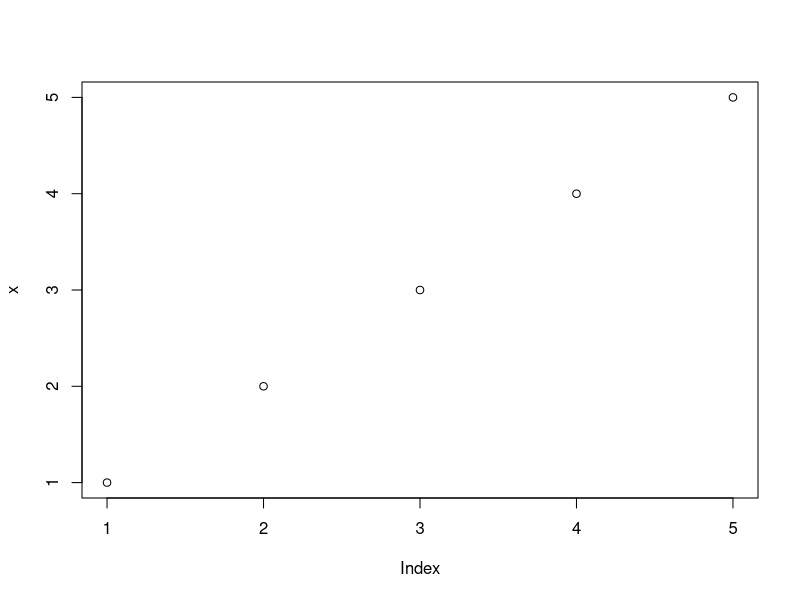
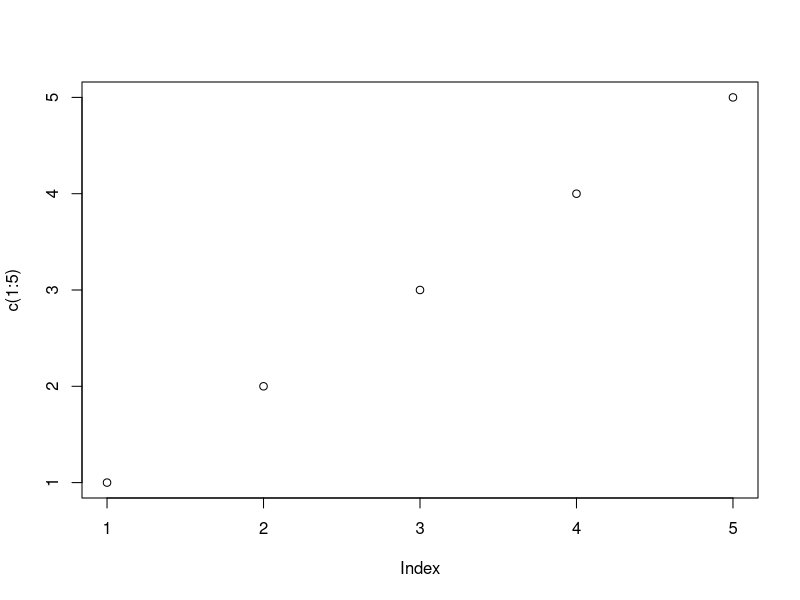
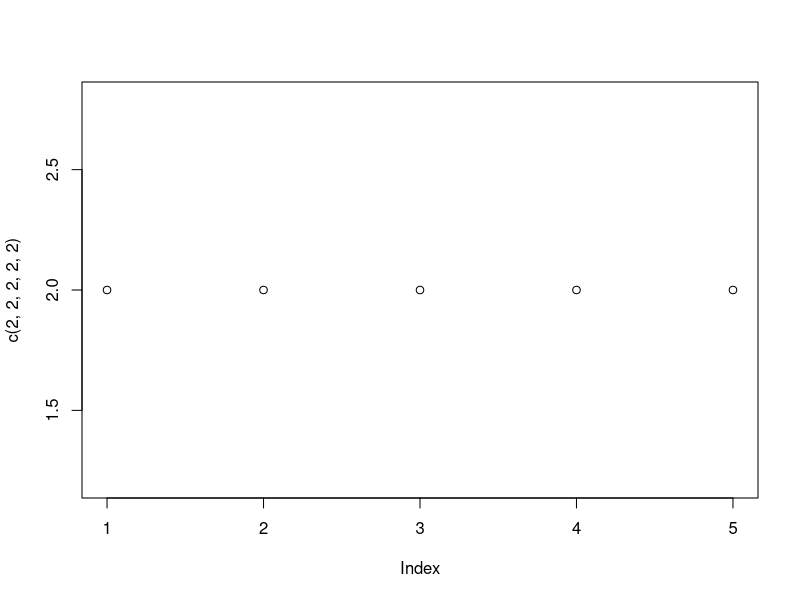
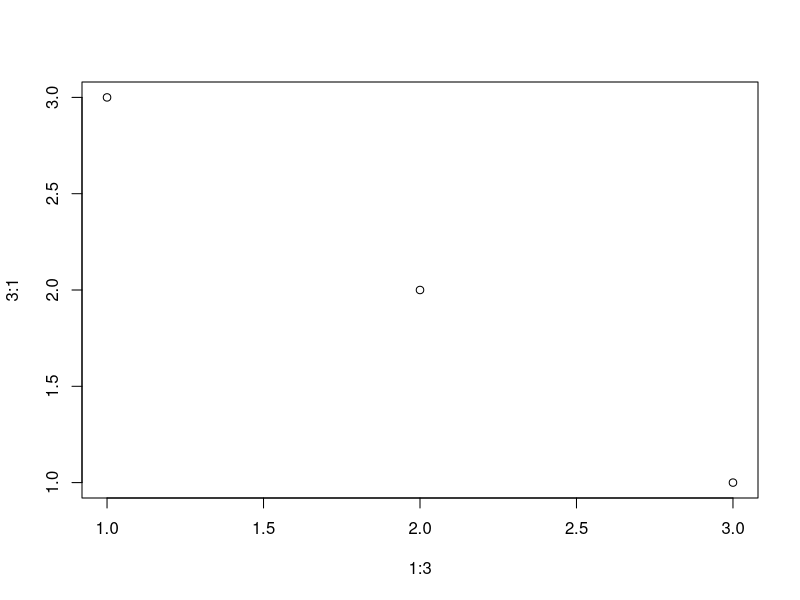
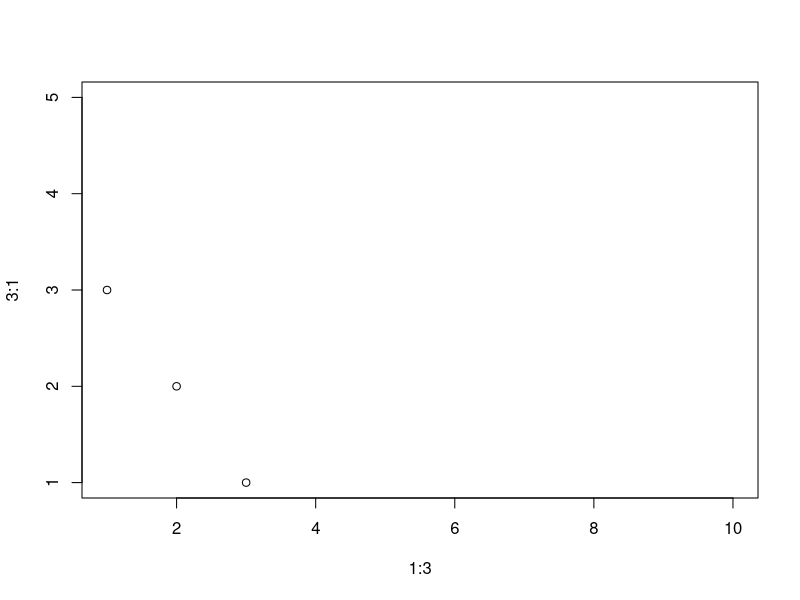
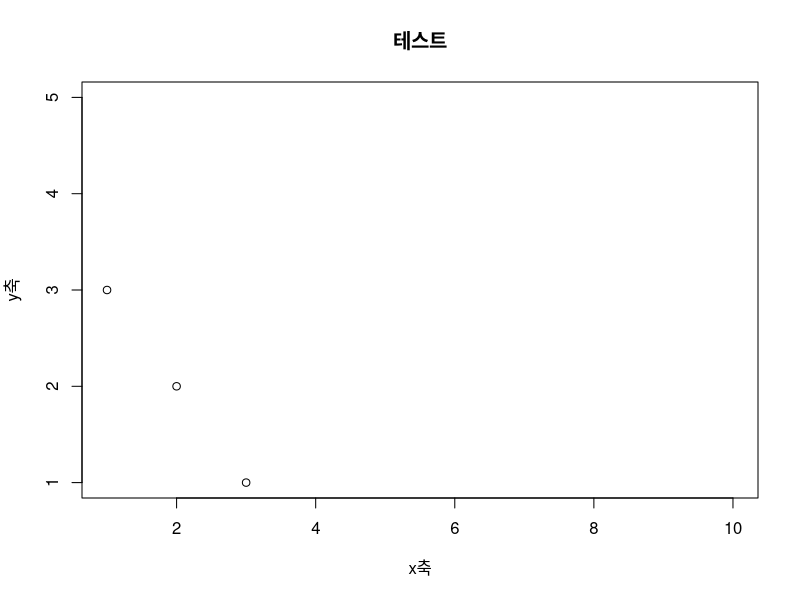
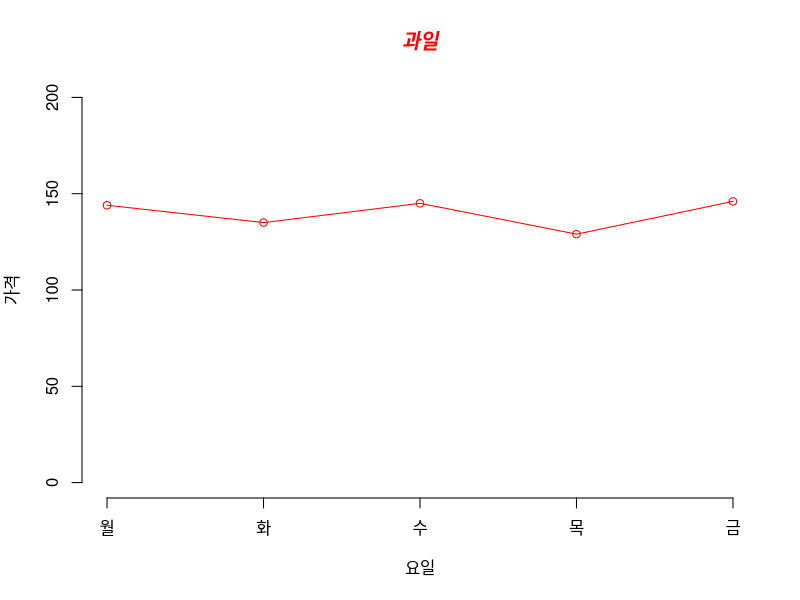

Reproduce these figures in R, in order. (Note: this script raises an error after producing the figures.)
# 그래프 종류 
# 데카르트 방식: plot(x,y)
# 수식기반 형식: plot(x~y)

x <- c(1:5)
x
plot(x)
plot(c(1:5))
plot(c(2,2,2,2,2)) # 하나면 x는 1씩 증가, y는 벡터의 값 
plot(1:3,3:1) ## 두개면 앞은 x, 뒤 y 
plot
plot(1:3,3:1,xlim = c(1,10),ylim = c(1,5)) ### xlim (최소값, 최대값)
plot(1:3,3:1,
     xlim = c(1,10),ylim = c(1,5),
     xlab = "x축",
     ylab = "y축",
     main = "테스트"
     )
# type="p" 점 (디폴트)
# type="l" 선, b점과선, cb에서 점생략 
# o 점과선 중첩,h점에서 x축까지 수직 
# 라인타입
# lty=0, lty="blank" 투명선
# lty=1, lty="solid" 실선 
# lty=3, lty="dotted" 점선 
# 색깔 
# col = "red"
# 배경색은 bg="yellow"
# 선의 굵기 lwd="2"
# 점이나 문자의 굵기 cex="3"

target <- round(runif(5,100,150),0)
plot(target,
     type = "o",
     col = 'red',
     ylim = c(0,200),
     axes = F,  # hide x,y축 
     ann = F # x,y 축에  no title 
     )
axis(
  1,  # x축 
  at=1:5,
  lab=c("월","화","수","목","금")
)
axis(
  2, # y축 
  ylim = c(0,200)
)
title(
  main = "과일",
  col.main="red",
  font.main=4
)
title(
  xlab = "요일",
  col.lab = "black",
)
title(
  ylab = "가격",
  col.lab = "black"
)

## multi graph
## par(mflow = c(nr,nc)) 
## nr = number of row
## nc = number of col

target <- round(runif(5,100,150),0)
par(mfrow = c(1,3))
plot(target,type = "o",  # 선+점 
     target,type = "s",  # 계단식 
     target,type = "l")  # 꺽은선 


target <- round(runif(5,100,150),0)
par(mfrow=c(1,3))
pie(target)
plot(target,type="o")
barplot(target)

par(mfrow=c(1,1))
t1 <- c(1:4)
t2 <- c(5:1)
t3 <- c(3,4,5,6,7)
plot(
  t1,type = "s", col="red",ylim = c(1,5)
)
par(new=T)
plot(
  t2,type="o",col="blue",ylim = c(1,5)
)
par(new=T)
plot(
  t3,type="l",col="green"
)



# legend 예제


par(mfrow=c(1,1))
t1 <- c(1:4)
t2 <- c(5:1)
t3 <- c(3,4,5,6,7)
plot(
  t1,type = "s", col="red",ylim = c(1,5)
)
lines(
  t2,type="o",col="blue",ylim=c(1,5)
)
lines(
  t2,type="l",col="green",ylim=c(1,5)
)
legend(
  4,     # x축의 위치 
  9,    # y축의 위치 
  c("샘플1","샘플2","샘플3"),
  cex = 0.9,   # 글자크기
  col=c("red","blue","green"),
  lty=1
)


# 막대그래프 
barplot(1:5)

#수평방향
barplot(1:5,horiz = T)

#과일판매량 막대그래프로 표현 
banana <- round(runif(5,100,150),0)
cherry <- round(runif(5,100,150),0)
orange <- round(runif(5,100,150),0)
fruit <- data.frame(
  바나나= banana,
  체리=cherry,
  오렌지=orange
)
day <- c("월","화","수","목","금")
barplot(
  as.matrix(fruit),   ### 반드시 df --> matrix로 전환해서 그려야 함 (숫자로 인식을 해야 하게함)
  main = "과일판매량",
  beside=T,
  col=rainbow(nrow(fruit)),
  ylim=c(0,400)
)
legend(
  14,400,day,cex = 0.8,
  fill = rainbow(nrow(fruit))
)

#과일판매량 막대그래프(2)로 표현 
banana <- round(runif(5,100,150),0)
cherry <- round(runif(5,100,150),0)
orange <- round(runif(5,100,150),0)
fruit <- data.frame(
  바나나= banana,
  체리=cherry,
  오렌지=orange
)
day <- c("월","화","수","목","금")
barplot(
  t(fruit),  # transform 행과 열을 바꿈 
  main = "과일판매량",
  col=rainbow(nrow(fruit)),
  ylim=c(0,600),
  space=0.1,
  cex.axis=0.8,
  las=1,
  names.arg=day,
  cex=0.8
)
legend(
  0.2,600,names(fruit),cex=0.8,
  fill=rainbow(nrow(fruit))
)

orange <- round(runif(5,100,200),0)
day <- c("월","화","수","목","금")
color <- c()
#for(){}
for (i in c(1:5)) {
  if(orange[i]>=180){
    color <- c(color,"red")
  }else if(orange[i]>=150){
    color <- c(color,"yellow")
  }else{
    color <- c(color,"green")
  }
}
barplot(
  orange, #y축 
  main = "오렌지판매량",
  col=color,
  ylim=c(0,200),
  names.arg=day  #x축 
)

if("ggplot2" %in% installed.packages("ggplot2") == FALSE)install.packages("ggplot2")
library(ggplot2)

